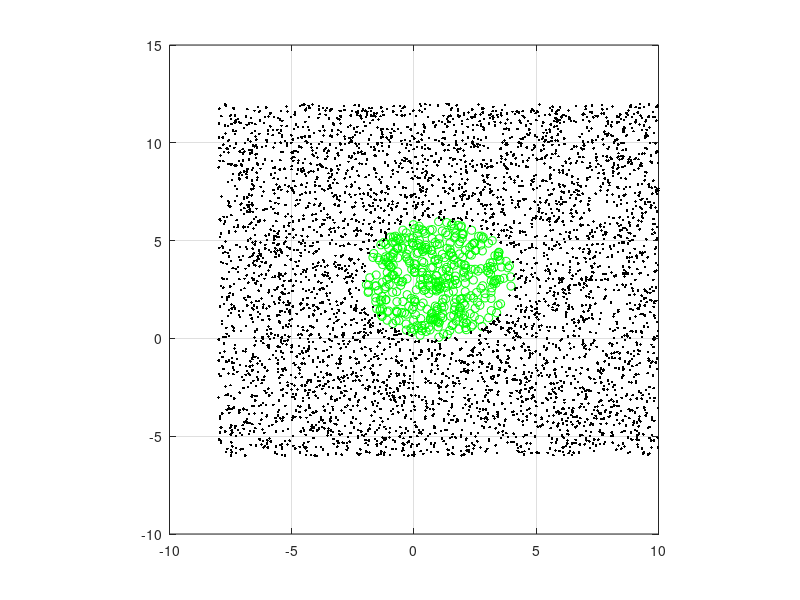

The MATLAB source for this figure:
% create logistic data
 
x1 = 18*rand(5000,1) - 8;
x2 = 18*rand(5000,1) - 6;
x3 = x1.*x2;
x4 = x1.*x1;
x5 = x2.*x2;
y = x4 + x5 - 2*x1 -6*x2;
y = (y <= -1);
 
x1inside = x1(logical(y));
x2inside = x2(logical(y));
x1out = x1(logical(~y));
x2out = x2(logical(~y));
figure
plot(x1inside, x2inside,'og');
hold on
plot(x1out,x2out, '.k')
axis square
grid
